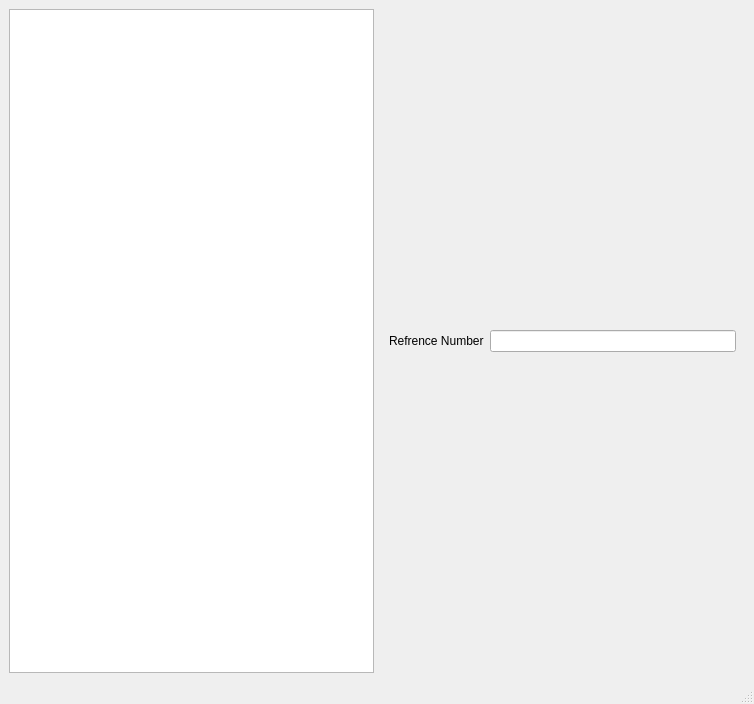
<?xml version="1.0" encoding="UTF-8"?>
<ui version="4.0">
 <class>MainWindow</class>
 <widget class="QMainWindow" name="MainWindow">
  <property name="geometry">
   <rect>
    <x>0</x>
    <y>0</y>
    <width>754</width>
    <height>704</height>
   </rect>
  </property>
  <property name="windowTitle">
   <string>MainWindow</string>
  </property>
  <property name="styleSheet">
   <string notr="true"/>
  </property>
  <widget class="QWidget" name="centralwidget">
   <layout class="QGridLayout" name="gridLayout">
    <item row="0" column="0">
     <widget class="QListWidget" name="listWidget"/>
    </item>
    <item row="0" column="1">
     <widget class="QStackedWidget" name="stackedWidget">
      <property name="frameShape">
       <enum>QFrame::NoFrame</enum>
      </property>
      <property name="frameShadow">
       <enum>QFrame::Plain</enum>
      </property>
      <property name="currentIndex">
       <number>1</number>
      </property>
      <widget class="QWidget" name="Contactor">
       <layout class="QGridLayout" name="gridLayout_2">
        <item row="0" column="0">
         <widget class="QLabel" name="label">
          <property name="text">
           <string>Refrence Number</string>
          </property>
         </widget>
        </item>
        <item row="0" column="1">
         <widget class="QLineEdit" name="lineEdit"/>
        </item>
        <item row="1" column="0">
         <widget class="QLabel" name="label_2">
          <property name="text">
           <string>Current (A)</string>
          </property>
         </widget>
        </item>
        <item row="1" column="1">
         <widget class="QLineEdit" name="lineEdit_2"/>
        </item>
        <item row="2" column="0">
         <widget class="QLabel" name="label_3">
          <property name="text">
           <string>Price</string>
          </property>
         </widget>
        </item>
        <item row="2" column="1">
         <widget class="QLineEdit" name="lineEdit_5"/>
        </item>
        <item row="3" column="0">
         <widget class="QLabel" name="label_7">
          <property name="text">
           <string>Vendor</string>
          </property>
         </widget>
        </item>
        <item row="3" column="1">
         <widget class="QLineEdit" name="lineEdit_6"/>
        </item>
       </layout>
      </widget>
      <widget class="QWidget" name="page_2">
       <layout class="QGridLayout" name="gridLayout_3">
        <item row="0" column="0">
         <widget class="QLabel" name="label_8">
          <property name="text">
           <string>Refrence Number</string>
          </property>
         </widget>
        </item>
        <item row="0" column="1">
         <widget class="QLineEdit" name="lineEdit_7"/>
        </item>
       </layout>
      </widget>
     </widget>
    </item>
   </layout>
  </widget>
  <widget class="QStatusBar" name="statusbar"/>
 </widget>
 <resources/>
 <connections/>
</ui>
